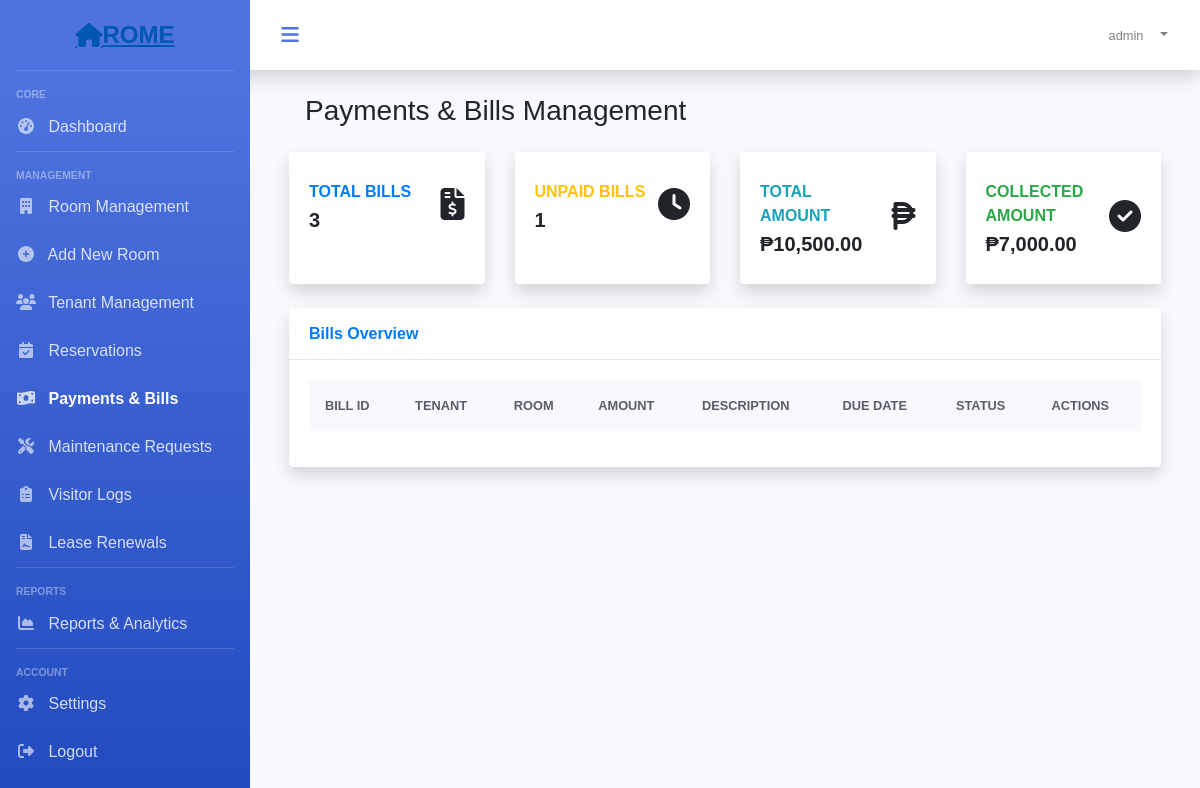
The app's page /app/payments.php (signed in), older data.
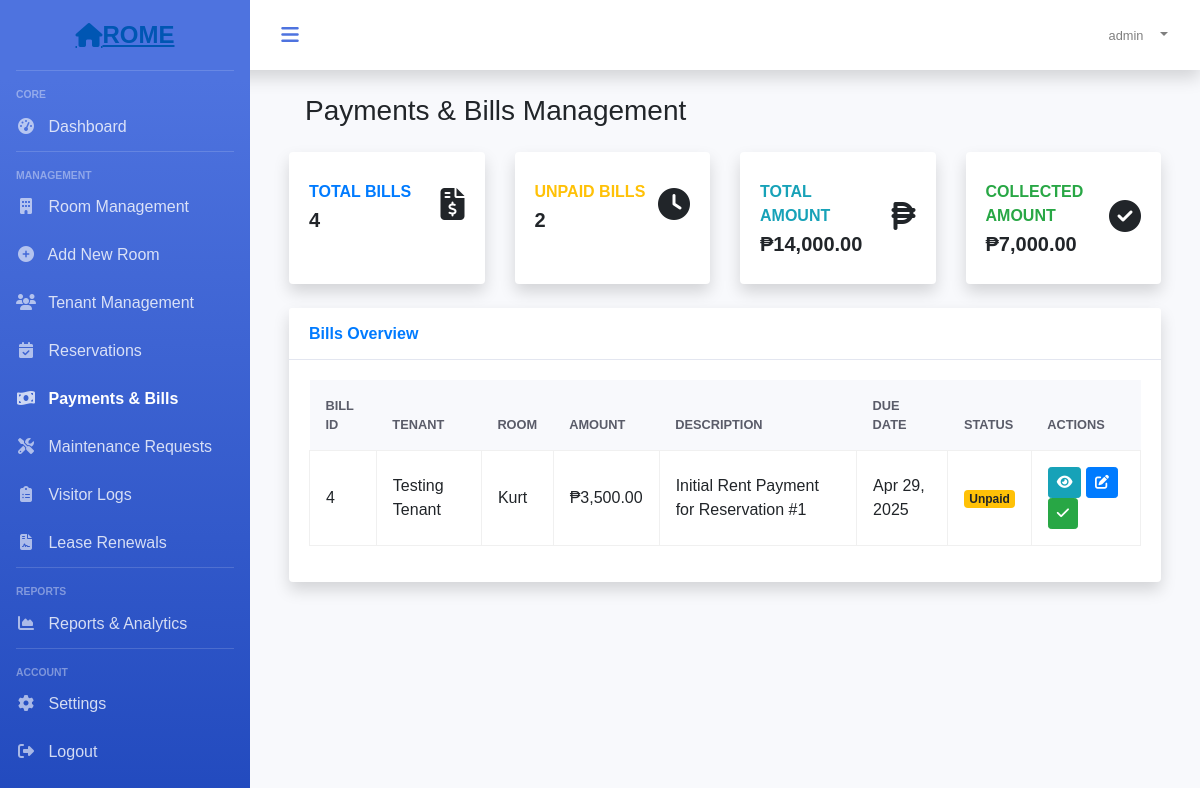
The same page, newer data.
### tables this page shows
CREATE TABLE `bills` (
  `id` int(10) UNSIGNED NOT NULL,
  `user_id` int(10) UNSIGNED NOT NULL,
  `room_id` int(10) UNSIGNED NOT NULL,
  `amount` decimal(10,2) NOT NULL,
  `description` varchar(255) NOT NULL,
  `due_date` date NOT NULL,
  `status` enum('paid','unpaid','overdue') NOT NULL DEFAULT 'unpaid',
  `created_at` timestamp NULL DEFAULT current_timestamp(),
  `updated_at` timestamp NULL DEFAULT current_timestamp()
);

CREATE TABLE `users` (
  `id` int(10) UNSIGNED NOT NULL,
  `fullname` varchar(191) NOT NULL,
  `mobile` varchar(191) NOT NULL,
  `username` varchar(191) NOT NULL,
  `email` varchar(191) NOT NULL,
  `address` varchar(255) DEFAULT NULL,
  `image` varchar(255) DEFAULT NULL,
  `password` varchar(191) NOT NULL,
  `created_at` timestamp NULL DEFAULT current_timestamp(),
  `updated_at` timestamp NULL DEFAULT current_timestamp(),
  `role` varchar(100) DEFAULT 'user',
  `status` int(1) NOT NULL DEFAULT 1
);

CREATE TABLE `room_rental_registrations` (
  `id` int(10) UNSIGNED NOT NULL,
  `fullname` varchar(191) NOT NULL,
  `mobile` varchar(191) NOT NULL,
  `alternat_mobile` varchar(191) NOT NULL,
  `email` varchar(191) NOT NULL,
  `country` varchar(191) NOT NULL,
  `state` varchar(191) NOT NULL,
  `city` varchar(191) NOT NULL,
  `landmark` varchar(191) NOT NULL,
  `rent` varchar(191) NOT NULL,
  `sale` varchar(190) DEFAULT NULL,
  `deposit` varchar(191) NOT NULL,
  `plot_number` varchar(191) NOT NULL,
  `rooms` varchar(100) DEFAULT NULL,
  `address` varchar(191) NOT NULL,
  `accommodation` varchar(191) NOT NULL,
  `description` varchar(191) NOT NULL,
  `image` longtext DEFAULT NULL,
  `open_for_sharing` varchar(191) DEFAULT NULL,
  `other` varchar(191) DEFAULT NULL,
  `vacant` int(1) NOT NULL DEFAULT 1,
  `created_at` timestamp NULL DEFAULT current_timestamp(),
  `updated_at` timestamp NULL DEFAULT current_timestamp(),
  `user_id` int(10) DEFAULT NULL
);

### app/payments.php (the view, shortened to what the changed rows need)
<?php
require_once('../includes/functions.php');
$stmt = $connect->prepare("
    SELECT b.*, u.fullname as tenant_name, rrr.fullname as room_name
    FROM bills b
    JOIN users u ON b.user_id = u.id
    JOIN room_rental_registrations rrr ON b.room_id = rrr.id
    ORDER BY b.due_date DESC
");
$stmt->execute();
$bills = $stmt->fetchAll(PDO::FETCH_ASSOC);
$stmt = $connect->prepare("
    SELECT
        COUNT(*) as total_bills,
        SUM(CASE WHEN status = 'paid' THEN 1 ELSE 0 END) as paid_bills,
        SUM(CASE WHEN status = 'unpaid' THEN 1 ELSE 0 END) as unpaid_bills,
        SUM(CASE WHEN status = 'overdue' THEN 1 ELSE 0 END) as overdue_bills,
        SUM(amount) as total_amount,
        SUM(CASE WHEN status = 'paid' THEN amount ELSE 0 END) as collected_amount
    FROM bills
");
$stmt->execute();
$stats = $stmt->fetch(PDO::FETCH_ASSOC);
?>
<!DOCTYPE html>
<html lang="en">
<head>
    <link rel="stylesheet" href="https://stackpath.bootstrapcdn.com/bootstrap/4.5.2/css/bootstrap.min.css">
    <link rel="stylesheet" href="https://cdnjs.cloudflare.com/ajax/libs/font-awesome/5.15.3/css/all.min.css">
    <link rel="stylesheet" href="https://cdnjs.cloudflare.com/ajax/libs/font-awesome/6.5.1/css/all.min.css">
    <link rel="stylesheet" href="https://cdn.datatables.net/1.10.22/css/dataTables.bootstrap4.min.css">
    <link rel="stylesheet" href="https://cdn.jsdelivr.net/npm/sweetalert2@11/dist/sweetalert2.min.css">
</head>
<body>
    <div id="wrapper">
        <?php include('../auth/includes/sidebar.php'); ?>
        <div id="content-wrapper">
            <div id="content">
                <div class="container-fluid">
                    <div class="d-sm-flex align-items-center justify-content-between mb-4">
                        <h1 class="h3 mb-0 text-gray-800">Payments & Bills Management</h1>
                    </div>
                    <div class="row">
                        <div class="col-xl-3 col-md-6 mb-4">
                            <div class="card border-left-primary shadow h-100 py-2">
                                <div class="card-body">
                                    <div class="row no-gutters align-items-center">
                                        <div class="col mr-2">
                                            <div class="text-xs font-weight-bold text-primary text-uppercase mb-1">Total Bills</div>
                                            <div class="h5 mb-0 font-weight-bold text-gray-800"><?php echo $stats['total_bills']; ?></div>
                                        </div>
                                    </div>
                                </div>
                            </div>
                        </div>
                        <div class="col-xl-3 col-md-6 mb-4">
                            <div class="card border-left-warning shadow h-100 py-2">
                                <div class="card-body">
                                    <div class="row no-gutters align-items-center">
                                        <div class="col mr-2">
                                            <div class="text-xs font-weight-bold text-warning text-uppercase mb-1">Unpaid Bills</div>
                                            <div class="h5 mb-0 font-weight-bold text-gray-800"><?php echo $stats['unpaid_bills']; ?></div>
                                        </div>
                                    </div>
                                </div>
                            </div>
                        </div>
                        <div class="col-xl-3 col-md-6 mb-4">
                            <div class="card border-left-info shadow h-100 py-2">
                                <div class="card-body">
                                    <div class="row no-gutters align-items-center">
                                        <div class="col mr-2">
                                            <div class="text-xs font-weight-bold text-info text-uppercase mb-1">Total Amount</div>
                                            <div class="h5 mb-0 font-weight-bold text-gray-800">₱<?php echo number_format($stats['total_amount'], 2); ?></div>
                                        </div>
                                    </div>
                                </div>
                            </div>
                        </div>
                    </div>
                    <div class="card shadow mb-4">
                        <div class="card-body">
                            <div class="table-responsive">
                                <table class="table table-bordered" id="billsTable" width="100%" cellspacing="0">
                                    <thead>
                                        <tr>
                                            <th>Bill ID</th>
                                            <th>Tenant</th>
                                            <th>Room</th>
                                            <th>Amount</th>
                                            <th>Description</th>
                                            <th>Due Date</th>
                                            <th>Status</th>
                                            <th>Actions</th>
                                        </tr>
                                    </thead>
                                    <tbody>
                                        <?php foreach ($bills as $bill): ?>
                                        <tr>
                                            <td><?php echo $bill['id']; ?></td>
                                            <td><?php echo htmlspecialchars($bill['tenant_name']); ?></td>
                                            <td><?php echo htmlspecialchars($bill['room_name']); ?></td>
                                            <td>₱<?php echo number_format($bill['amount'], 2); ?></td>
                                            <td><?php echo htmlspecialchars($bill['description']); ?></td>
                                            <td><?php echo date('M d, Y', strtotime($bill['due_date'])); ?></td>
                                            <td>
                                                <?php
                                                $status_class = '';
                                                switch($bill['status']) {
                                                    case 'unpaid':
                                                        $status_class = 'warning';
                                                        break;
                                                }
                                                ?>
                                                <span class="badge badge-<?php echo $status_class; ?>">
                                                    <?php echo ucfirst($bill['status']); ?>
                                                </span>
                                            </td>
                                            <td>
                                                <button class="btn btn-sm btn-info view-bill" data-id="<?php echo $bill['id']; ?>">
                                                    <i class="fas fa-eye"></i>
                                                </button>
                                                <button class="btn btn-sm btn-primary edit-bill" data-id="<?php echo $bill['id']; ?>">
                                                    <i class="fas fa-edit"></i>
                                                </button>
                                                <button class="btn btn-sm btn-success mark-paid" data-id="<?php echo $bill['id']; ?>">
                                                    <i class="fas fa-check"></i>
                                                </button>
                                            </td>
                                        </tr>
                                        <?php endforeach; ?>
                                    </tbody>
                                </table>
                            </div>
                        </div>
                    </div>
                </div>
            </div>
        </div>
    </div>
</body>
</html>

### auth/includes/sidebar.php (shortened to what the changed rows need)
<div id="sidebar-wrapper">
    <a href="#" class="sidebar-brand">
        <i class="fas fa-home"></i> ROME
    </a>
    <hr class="sidebar-divider">
    <div class="sidebar-heading">
        Core
    </div>
    <ul class="nav flex-column">
        <li class="nav-item">
        </li>
    </ul>
    <hr class="sidebar-divider">
    <div class="sidebar-heading">
        Management
    </div>
    <ul class="nav flex-column">
        <li class="nav-item">
        </li>
        <li class="nav-item">
        </li>
        <li class="nav-item">
        </li>
        <li class="nav-item">
        </li>
        <li class="nav-item">
        </li>
        <li class="nav-item">
        </li>
        <li class="nav-item">
        </li>
        <li class="nav-item">
        </li>
    </ul>
    <hr class="sidebar-divider">
    <div class="sidebar-heading">
        Reports
    </div>
    <ul class="nav flex-column">
        <li class="nav-item">
        </li>
    </ul>
    <hr class="sidebar-divider">
    <div class="sidebar-heading">
        Account
    </div>
    <ul class="nav flex-column">
        <li class="nav-item">
        </li>
        <li class="nav-item">
        </li>
    </ul>
</div>

Row changes from the older to the newer data that the page shows:
added bills: id "4", user.fullname "Testing Tenant", room_rental_registrations.fullname "Kurt", amount "3,500.00", description "Initial Rent Payment for Reservation #1", due_date "Apr 29, 2025", status "Unpaid"
Text that changed along with them:
$stats['total_bills']: "3" → "4"
$stats['unpaid_bills']: "1" → "2"
$stats['total_amount']: "10,500.00" → "14,000.00"
